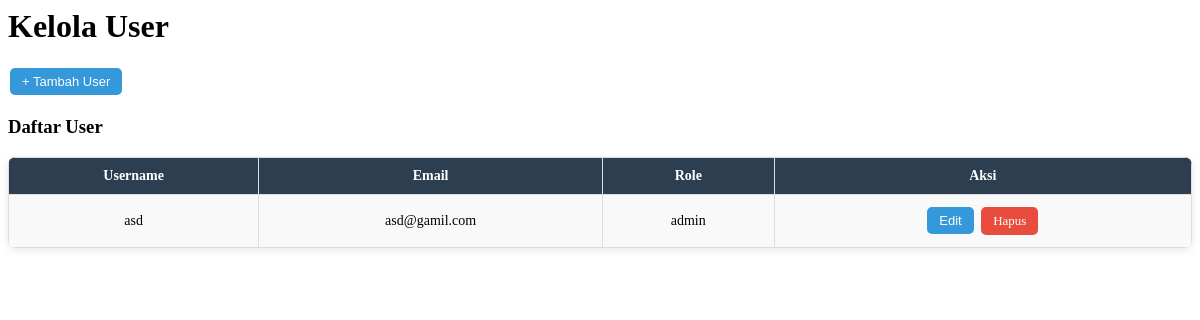
The app's page /view/admin/manage_users.php, older data.
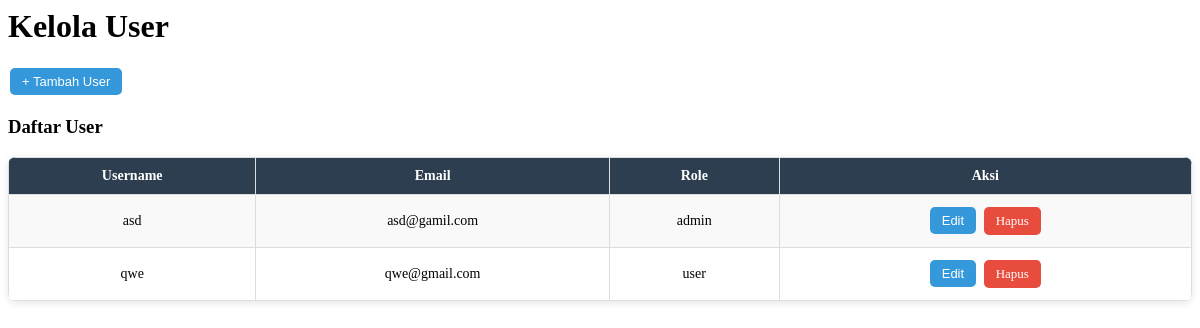
The same page, newer data.
### tables this page shows
CREATE TABLE `users` (
  `id` int(11) NOT NULL,
  `username` varchar(50) DEFAULT NULL,
  `password` varchar(255) DEFAULT NULL,
  `email` varchar(100) DEFAULT NULL,
  `role` enum('admin','user') DEFAULT 'user',
  `created_at` timestamp NOT NULL DEFAULT current_timestamp(),
  `photo` varchar(255) DEFAULT 'default.png'
);

### controllers/UserController.php (called while the page is built, shortened)
<?php
require_once __DIR__ . '/../config/database.php';
class UserController {
    public static function getAllUsers() {
        global $conn;
        $sql = "SELECT * FROM users";
        return $conn->query($sql);
    }
}

### view/admin/manage_users.php (the view, shortened to what this page needs)
<?php
require_once __DIR__ . '/../../controllers/UserController.php';
$users = UserController::getAllUsers();
?>
<link rel="stylesheet" href="assets/css/admin/books.css">
<div class="books-container">
    <h1>Kelola User</h1>
    <button type="button" class="action-btn update-btn" onclick="openAddModal()">+ Tambah User</button>
    <h3>Daftar User</h3>
    <table class="books-table">
        <tr>
            <th>Username</th>
            <th>Email</th>
            <th>Role</th>
            <th>Aksi</th>
        </tr>
        <?php while ($row = $users->fetch_assoc()): ?>
        <tr>
            <td><?= $row['username'] ?></td>
            <td><?= $row['email'] ?></td>
            <td><?= $row['role'] ?></td>
            <td>
                <button type="button" class="action-btn update-btn"
                        onclick="openEditModal('<?= $row['id'] ?>',
                                               '<?= $row['username'] ?>',
                                               '<?= $row['email'] ?>',
                                               '<?= $row['role'] ?>')">
                    Edit
                </button>
                <a href="../public/dashboard_admin.php?page=users&delete=<?= $row['id'] ?>"
                   class="action-btn delete-btn"
                   onclick="return confirm('Hapus user ini?')">Hapus</a>
            </td>
        </tr>
        <?php endwhile; ?>
    </table>
</div>

Row changes from the older to the newer data that the page shows:
added users: username "qwe", email "qwe@gmail.com", role "user"
